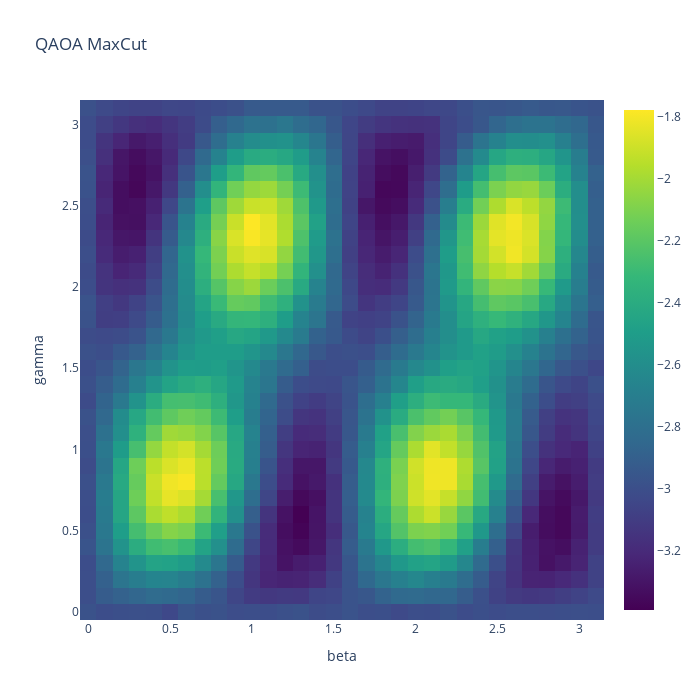

Notebook code cell kept with this figure:
### Code cell
a_gamma = np.arange(0, np.pi, step_size)
b_beta = np.arange(0, np.pi, step_size)
fig = go.Figure(data=go.Heatmap(z=F1, x=b_beta, y=a_gamma,   type = 'heatmap',
   colorscale = 'viridis'))
fig.update_layout(title="QAOA MaxCut", width=700, height=700,
xaxis_title="beta",
    yaxis_title="gamma")

### Figure 1 — Plotly figure (JSON) as saved in the notebook; plotly's stock layout.template omitted (floating-point values rounded to 4 significant figures; data arrays with more than 128 entries replaced by an {"elided": "..."} marker saying what was removed)
{"data": [{"colorscale": [[0, "#440154"], [0.1111, "#482878"], [0.2222, "#3e4989"], [0.3333, "#31688e"], [0.4444, "#26828e"], [0.5556, "#1f9e89"], [0.6667, "#35b779"], [0.7778, "#6ece58"], [0.8889, "#b5de2b"], [1, "#fde725"]], "type": "heatmap", "x": [0, 0.1, 0.2, 0.3, 0.4, 0.5, 0.6, 0.7, 0.8, 0.9, 1, 1.1, 1.2, 1.3, 1.4, 1.5, 1.6, 1.7, 1.8, 1.9, 2, 2.1, 2.2, 2.3, 2.4, 2.5, 2.6, 2.7, 2.8, 2.9, 3, 3.1], "y": [0, 0.1, 0.2, 0.3, 0.4, 0.5, 0.6, 0.7, 0.8, 0.9, 1, 1.1, 1.2, 1.3, 1.4, 1.5, 1.6, 1.7, 1.8, 1.9, 2, 2.1, 2.2, 2.3, 2.4, 2.5, 2.6, 2.7, 2.8, 2.9, 3, 3.1], "z": {"elided": "32x32 float values"}}], "layout": {"height": 700, "title": {"text": "QAOA MaxCut"}, "width": 700, "xaxis": {"title": {"text": "beta"}}, "yaxis": {"title": {"text": "gamma"}}}}
